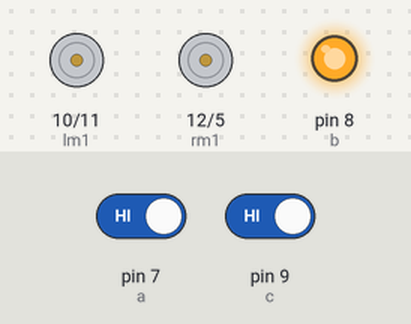
A sketch run on a simulated Arduino Uno, built with avr-gcc and run on an emulated ATmega328P. Parts: motor-driver pin pairs drawn as motors (green arrow = first pin HIGH = forward, orange = second pin HIGH = backward, longer = more drive), output pins drawn as LEDs (lit = HIGH). Inputs (shaded band) come from the test bench; at power-on: pin 7 (a) HIGH, pin 9 (c) HIGH. What the sketch prints to the serial monitor is not drawn.

Above: at 1.2 s.
1.3 s: pin 7 (a) driven LOW
At 1.9 s:
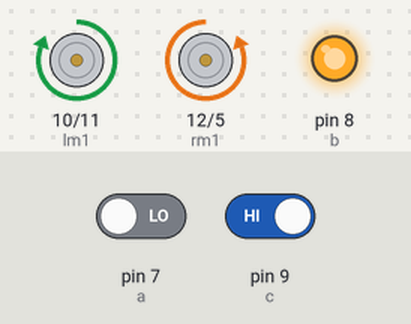
2.8 s: pin 9 (c) driven LOW
At 3.1 s:
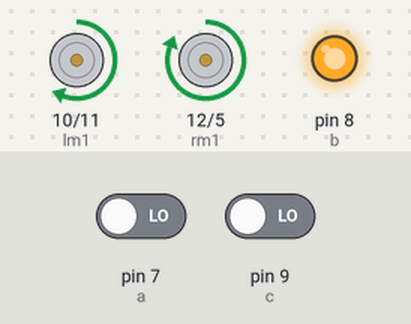
4.3 s: pin 7 (a) driven HIGH
At 5.4 s:
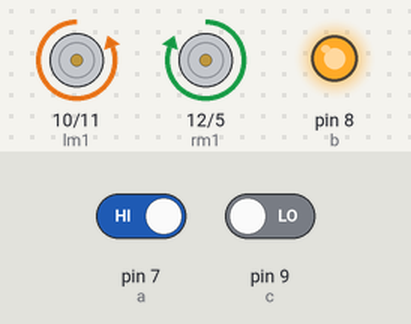
5.8 s: pin 9 (c) driven HIGH
At 6.6 s:
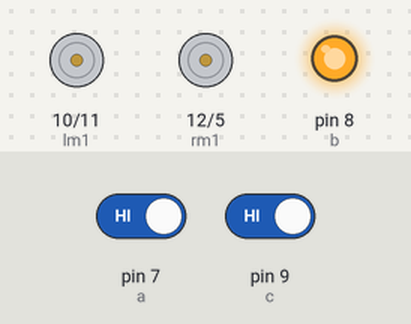
8.8 s: pin 7 (a) driven LOW
At 10.0 s:
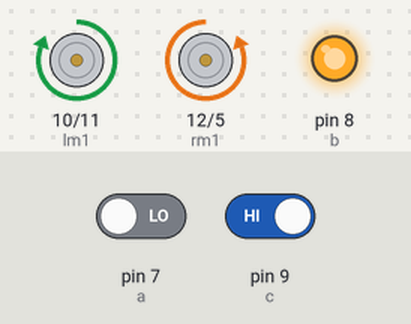
10.3 s: pin 7 (a) driven HIGH and pin 9 (c) driven LOW
At 11.2 s:
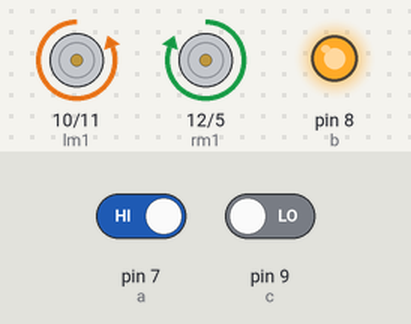
Timing chart, 0 to 13.3 s (numbered marks = the images above; inputs shaded):
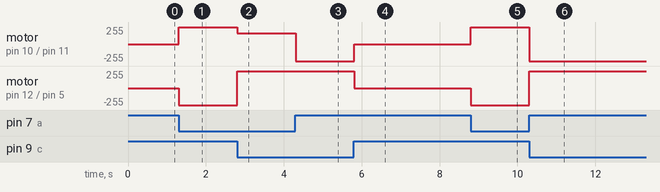

Measured:
- after the input at 1.3 s, motor on pin 10 (lm1) / pin 11 (lm2): stopped → forward 255/255 at once; motor on pin 12 (rm1) / pin 5 (rm2): stopped → backward 255/255 at once
- after the input at 2.8 s, motor on pin 10 (lm1) / pin 11 (lm2): forward 255/255 → forward 160/255 at once; motor on pin 12 (rm1) / pin 5 (rm2): backward 255/255 → forward 255/255 at once
- after the input at 4.3 s, motor on pin 10 (lm1) / pin 11 (lm2): forward 160/255 → backward 255/255 at once
- after the input at 5.8 s, motor on pin 10 (lm1) / pin 11 (lm2): backward 255/255 → stopped at once; motor on pin 12 (rm1) / pin 5 (rm2): forward 255/255 → stopped at once
- after the input at 8.8 s, motor on pin 10 (lm1) / pin 11 (lm2): stopped → forward 255/255 at once; motor on pin 12 (rm1) / pin 5 (rm2): stopped → backward 255/255 at once
- after the input at 10.3 s, motor on pin 10 (lm1) / pin 11 (lm2): forward 255/255 → backward 255/255 at once; motor on pin 12 (rm1) / pin 5 (rm2): backward 255/255 → forward 255/255 at once

The sketch:

linefoll.ino
```cpp
#define a 7//IR module out
#define b 8//+5 V Vcc output
#define c 9//IR module out
#define lm1 10//left motor1
#define lm2 11//left motor2
#define rm1 12//right motor1
#define rm2 5//right motor2
void setup() {
  // put your setup code here, to run once:
Serial.begin(9600);
pinMode(a,INPUT);
pinMode(c,INPUT);
pinMode(b,OUTPUT);
pinMode(lm1,OUTPUT);
pinMode(lm2,OUTPUT);
pinMode(rm1,OUTPUT);
pinMode(rm2,OUTPUT);
digitalWrite(b,HIGH);
}

void loop() {
  int i1=digitalRead(a);//left
  int i2=digitalRead(c);//right
  if(i1==0 && i2==0)
  {
    fwd();Serial.println("fwd");
  }
  else if(i1==1 && i2==0)
  {
    lft();Serial.println("lft");
  }
  else if(i1==0 && i2==1)
  {
    rit();Serial.println("rit");
  }
  else if(i1==1 && i2==1)
  {
    stp();Serial.println("stp");
  }
}
void fwd()
{
  analogWrite(lm1,160);
  analogWrite(lm2,0);
  analogWrite(rm1,140);
  analogWrite(rm2,0);
}
void lft()
{
  digitalWrite(lm1,LOW);
  digitalWrite(lm2,HIGH);
  digitalWrite(rm1,HIGH);
  digitalWrite(rm2,LOW);
}
void rit()
{
  digitalWrite(lm1,HIGH);
  digitalWrite(lm2,LOW);
  digitalWrite(rm1,LOW);
  digitalWrite(rm2,HIGH);
}
void stp()
{
  digitalWrite(lm1,LOW);
  digitalWrite(lm2,LOW);
  digitalWrite(rm1,LOW);
  digitalWrite(rm2,LOW);
}
```
